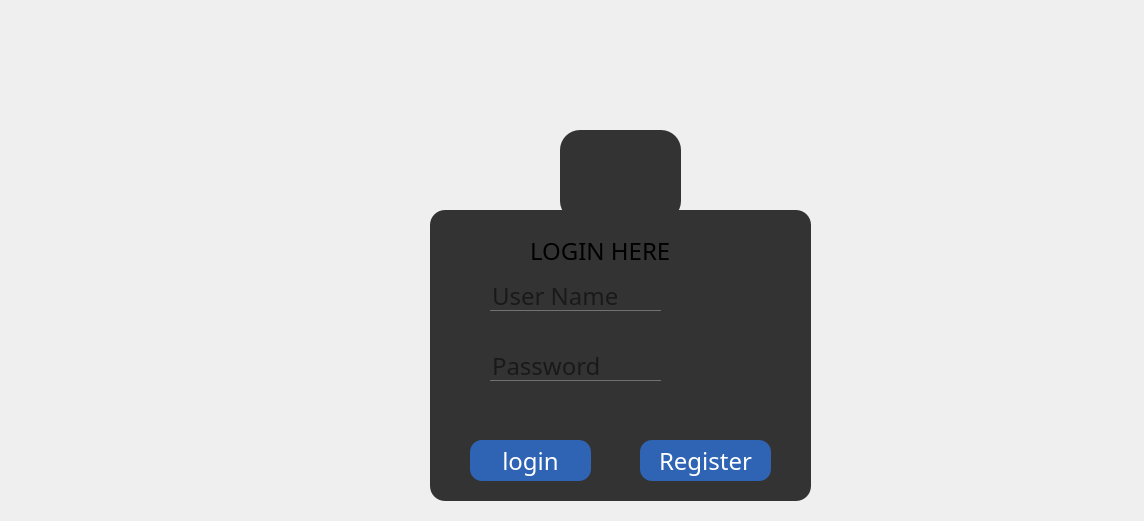
<?xml version="1.0" encoding="UTF-8"?>
<ui version="4.0">
 <class>Form</class>
 <widget class="QWidget" name="Form">
  <property name="geometry">
   <rect>
    <x>0</x>
    <y>0</y>
    <width>1144</width>
    <height>521</height>
   </rect>
  </property>
  <property name="windowTitle">
   <string>Form</string>
  </property>
  <property name="styleSheet">
   <string notr="true"> #Form{
background-image: url(:/img/cry3.jpg);
	
}

*{
font-family:century gothic;
font-size:24px;
}
QFrame{
background:#333;
border-radius:15px;

}

QToolButton{
background:#717072;
border-radius:40px;

}

QLabel{
color:white;

}
QPushButton{
background:#717072;
color:white;
border-radius:15px;

}
QFushButton:hover{
color:red;
border-radius:15px;
background:#333;


}
QLineEdit{
background:transparent;
border:none;
color:#7170272;
border-bottom:1px solid #717072;

}
</string>
  </property>
  <widget class="QFrame" name="frame">
   <property name="geometry">
    <rect>
     <x>430</x>
     <y>210</y>
     <width>381</width>
     <height>291</height>
    </rect>
   </property>
   <property name="styleSheet">
    <string notr="true">QFrame{
backgraound:#333;


}</string>
   </property>
   <property name="frameShape">
    <enum>QFrame::StyledPanel</enum>
   </property>
   <property name="frameShadow">
    <enum>QFrame::Raised</enum>
   </property>
   <widget class="QLabel" name="label">
    <property name="geometry">
     <rect>
      <x>100</x>
      <y>20</y>
      <width>171</width>
      <height>41</height>
     </rect>
    </property>
    <property name="styleSheet">
     <string notr="true">color: rgb(0, 0, 0);</string>
    </property>
    <property name="text">
     <string>LOGIN HERE</string>
    </property>
   </widget>
   <widget class="QPushButton" name="loginnn">
    <property name="geometry">
     <rect>
      <x>40</x>
      <y>230</y>
      <width>121</width>
      <height>41</height>
     </rect>
    </property>
    <property name="styleSheet">
     <string notr="true">QPushButton{
color: rgb(255, 255, 255);
 border-radius: 12px;
background-color: rgb(47, 100, 180);
}
QPushButton:hover{
background-color: rgb(255, 86, 80);
}
</string>
    </property>
    <property name="text">
     <string>login</string>
    </property>
   </widget>
   <widget class="QLineEdit" name="name">
    <property name="geometry">
     <rect>
      <x>60</x>
      <y>70</y>
      <width>171</width>
      <height>31</height>
     </rect>
    </property>
    <property name="styleSheet">
     <string notr="true">QLineEdit:hover{
border:2px solid rgb(48,50,62);
	color: rgb(255, 255, 255);

}
QLineEdit:focus{
border:2px solid rgb(85,170,255);
background-color:rgb(43,45,56);
}</string>
    </property>
    <property name="text">
     <string/>
    </property>
    <property name="placeholderText">
     <string>User Name</string>
    </property>
   </widget>
   <widget class="QLineEdit" name="passw">
    <property name="geometry">
     <rect>
      <x>60</x>
      <y>140</y>
      <width>171</width>
      <height>31</height>
     </rect>
    </property>
    <property name="contextMenuPolicy">
     <enum>Qt::ActionsContextMenu</enum>
    </property>
    <property name="styleSheet">
     <string notr="true">QLineEdit:hover{
border:2px solid rgb(48,50,62);
	color: rgb(255, 255, 255);


}
QLineEdit:focus{
border:2px solid rgb(85,170,255);
background-color:rgb(43,45,56);
}</string>
    </property>
    <property name="text">
     <string/>
    </property>
    <property name="echoMode">
     <enum>QLineEdit::Password</enum>
    </property>
    <property name="placeholderText">
     <string>Password</string>
    </property>
   </widget>
   <widget class="QPushButton" name="reggg">
    <property name="geometry">
     <rect>
      <x>210</x>
      <y>230</y>
      <width>131</width>
      <height>41</height>
     </rect>
    </property>
    <property name="styleSheet">
     <string notr="true">QPushButton{
color: rgb(255, 255, 255);
 border-radius: 12px;
background-color: rgb(47, 100, 180);
}
QPushButton:hover{
background-color: rgb(255, 86, 80);
}

</string>
    </property>
    <property name="text">
     <string>Register</string>
    </property>
   </widget>
  </widget>
  <widget class="QToolButton" name="toolButton">
   <property name="enabled">
    <bool>true</bool>
   </property>
   <property name="geometry">
    <rect>
     <x>560</x>
     <y>130</y>
     <width>121</width>
     <height>91</height>
    </rect>
   </property>
   <property name="styleSheet">
    <string notr="true">
image: url(:/newPrefix/user.png);
background-color:transparent ;

background-color: #333;

border-radius:20px;
</string>
   </property>
   <property name="text">
    <string/>
   </property>
   <property name="autoRaise">
    <bool>false</bool>
   </property>
  </widget>
 </widget>
 <resources>
  <include location="pr.qrc"/>
  <include location="background.qrc"/>
 </resources>
 <connections/>
</ui>
